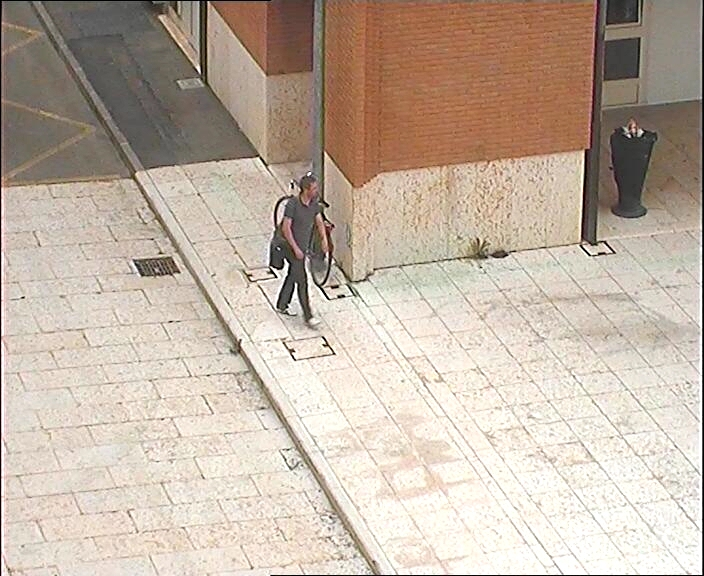
#> input picture img/test1.jpg, 704 x 576 px; its folder holds only this picture in this run
$ python evaluation.py   (Python 2 division)   (older library calls are emulated)
#> lines starting #> are read from the running program, lines starting #| are printed output that depends on the picture; after the words box and inside, x2 and y2 are one past the last pixel; in counts of white or black regions, pixels touching at a corner belong together
#!/usr/bin/env python
# -*- coding: utf-8 -*-
#
#  evaluation.py
#
#  Copyright 2014 Felipe Correa (https://github.com/felipecorrea)
#
#  This program is free software; you can redistribute it and/or modify
#  it under the terms of the GNU General Public License as published by
#  the Free Software Foundation; either version 2 of the License, or
#  (at your option) any later version.
#
#  This program is distributed in the hope that it will be useful,
#  but WITHOUT ANY WARRANTY; without even the implied warranty of
#  MERCHANTABILITY or FITNESS FOR A PARTICULAR PURPOSE.  See the
#  GNU General Public License for more details.
#
#  You should have received a copy of the GNU General Public License
#  along with this program; if not, write to the Free Software
#  Foundation, Inc., 51 Franklin Street, Fifth Floor, Boston,
#  MA 02110-1301, USA.
#
#

import glob
import cv2
import cv
import sys
import numpy as np
from matplotlib import pyplot as plt
######################################

def normalize_grayimage(image):
	image = cv2.equalizeHist(image)
	#cv2.imshow("Equalized img", image)

	return image


def main():
	#Values for statistical evaluation
	num_ppl = 0
	num_pos_detections = 0
	num_false_positivos = 0
	num_false_negatives = 0

	#IMG PATHS
	images = glob.glob("img/*.jpg")
	print images
	for filename in images:
		imagePath = filename
		cascPath = "cascades/haarcascade_pedestrian.xml"

		pplCascade = cv2.CascadeClassifier(cascPath)
		image = cv2.imread(imagePath)
#> image is the input picture: shape (576, 704, 3); mean B, G, R 164.2, 178.8, 194.1
		gray = cv2.cvtColor(image, cv2.COLOR_BGR2GRAY)
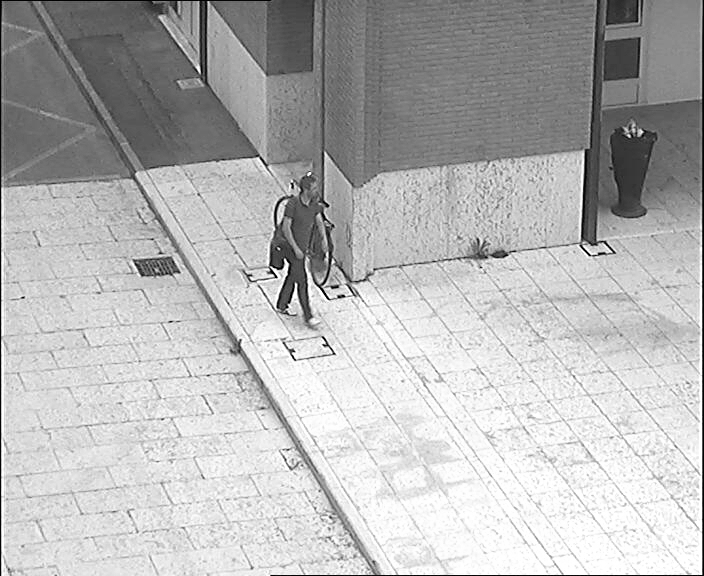
#> gray: shape (576, 704); min 0, max 255, mean 181.7

		#gray = normalize_grayimage(gray)

		pedestrians = pplCascade.detectMultiScale(
			gray,
			scaleFactor=1.2,
			minNeighbors=10,
			minSize=(32,96),
			flags = cv2.cv.CV_HAAR_SCALE_IMAGE
		)
#> pedestrians = [[596, 73, 60, 170], [272, 163, 62, 174]]

		print "Found {0} ppl!".format(len(pedestrians))
#| Found 2 ppl!


		#Draw a rectangle around the detected objects
		for (x, y, w, h) in pedestrians:
			cv2.rectangle(image, (x, y), (x+w, y+h), (0, 255, 0), 2)
#> this loop made 2 passes
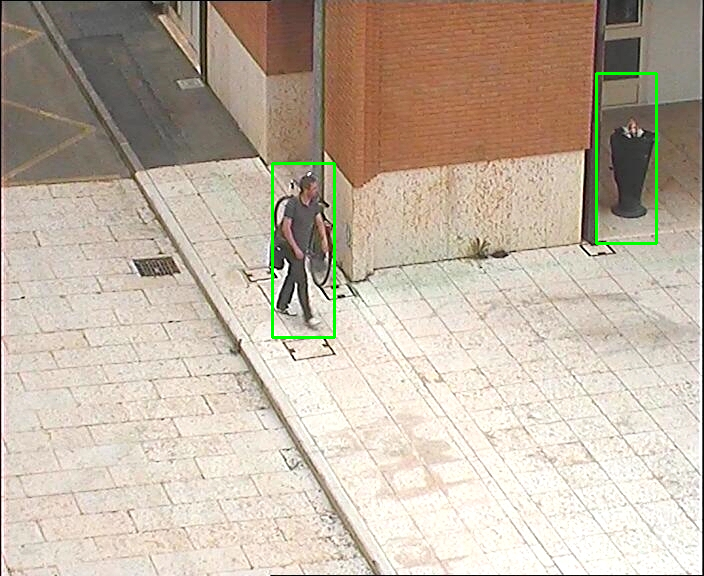
#> image: shape (576, 704, 3); 0.69% of pixels changed, all inside (x1, y1, x2, y2) = (271, 72, 658, 339)


		outputname = "testoutput/output_"+filename.split("/")[1]
		cv2.imwrite(outputname, image)
		#cv2.imshow("Ppl found", image)
		#cv2.waitKey(0)

	return 0


if __name__ == '__main__':
	main()

$ run again, on img/video0024.jpg
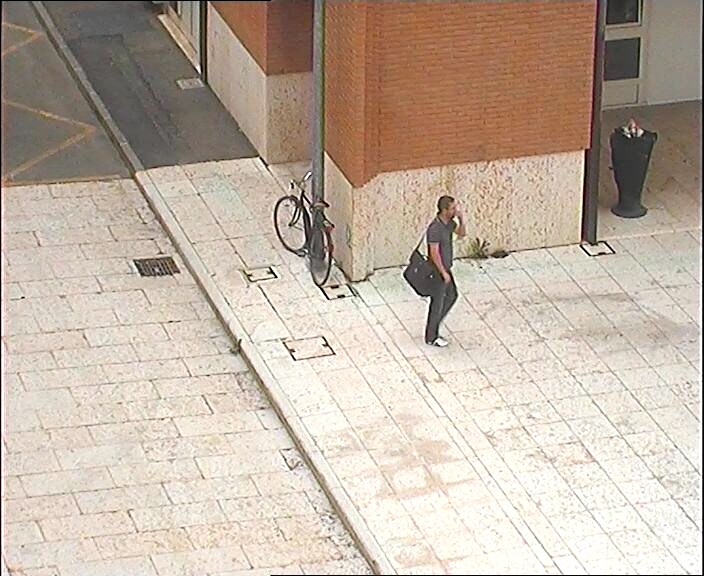
#> input picture img/video0024.jpg, 704 x 576 px
#> in main, image is the input picture: shape (576, 704, 3); mean B, G, R 163.8, 178.1, 193.4
#> in main, `gray = cv2.cvtColor(image, cv2.COLOR_BGR2GRAY)`:
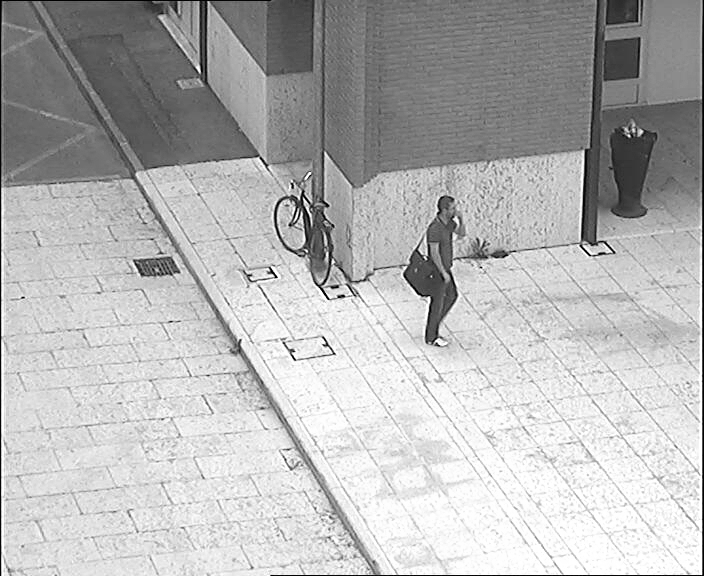
#> gray: shape (576, 704); min 0, max 255, mean 181.1
#> pedestrians = [[595, 71, 63, 177], [400, 185, 69, 194]]
#| Found 2 ppl!
#> the loop in main, `for (x, y, w, h) in pedestrians:` made 2 passes
#> after the loop in main, `for (x, y, w, h) in pedestrians:`:
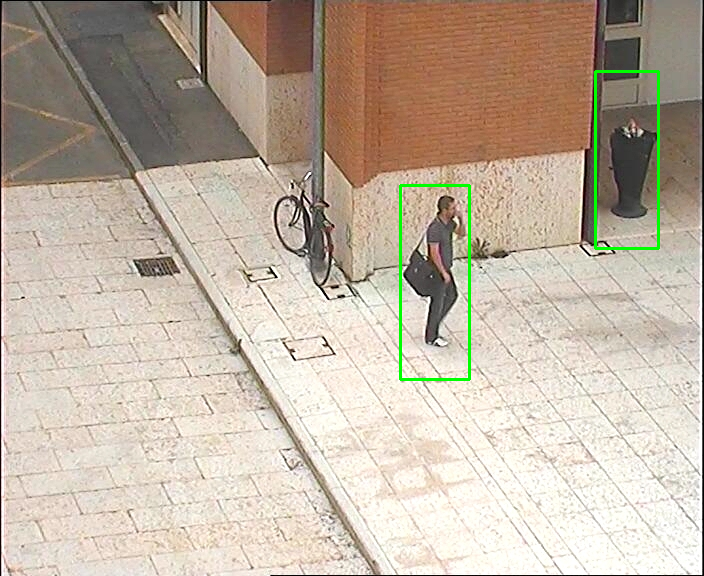
#> image: shape (576, 704, 3); 0.74% of pixels changed, all inside (x1, y1, x2, y2) = (399, 70, 660, 381)

$ run again, on img/test2.jpg
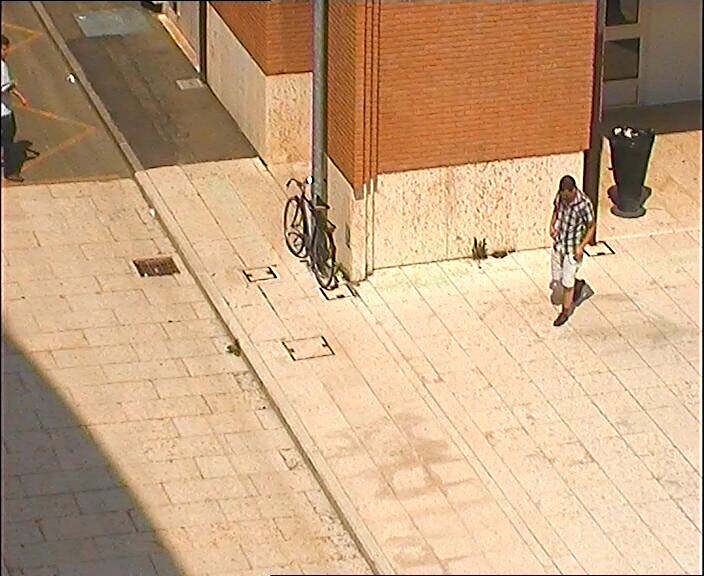
#> input picture img/test2.jpg, 704 x 576 px
#> in main, image is the input picture: shape (576, 704, 3); mean B, G, R 130, 164.5, 198.6
#> in main, `gray = cv2.cvtColor(image, cv2.COLOR_BGR2GRAY)`:
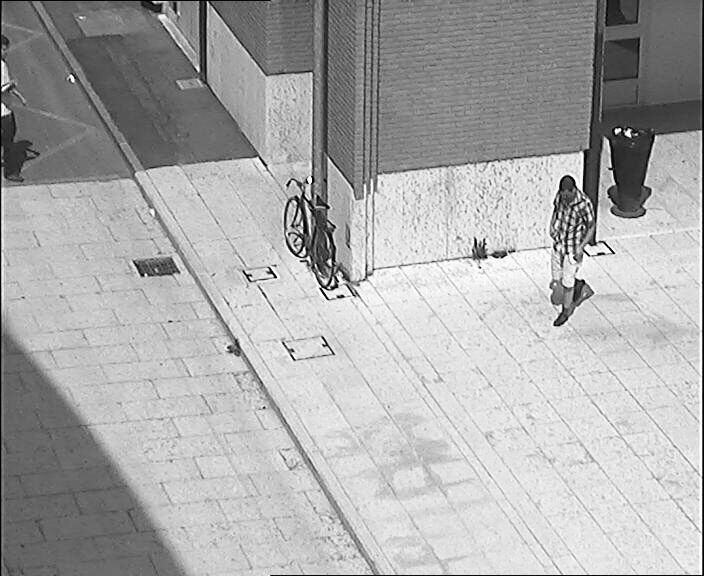
#> gray: shape (576, 704); min 0, max 255, mean 170.8
#> pedestrians = [[296, 174, 52, 146], [599, 101, 57, 161]]
#| Found 2 ppl!
#> the loop in main, `for (x, y, w, h) in pedestrians:` made 2 passes
#> after the loop in main, `for (x, y, w, h) in pedestrians:`:
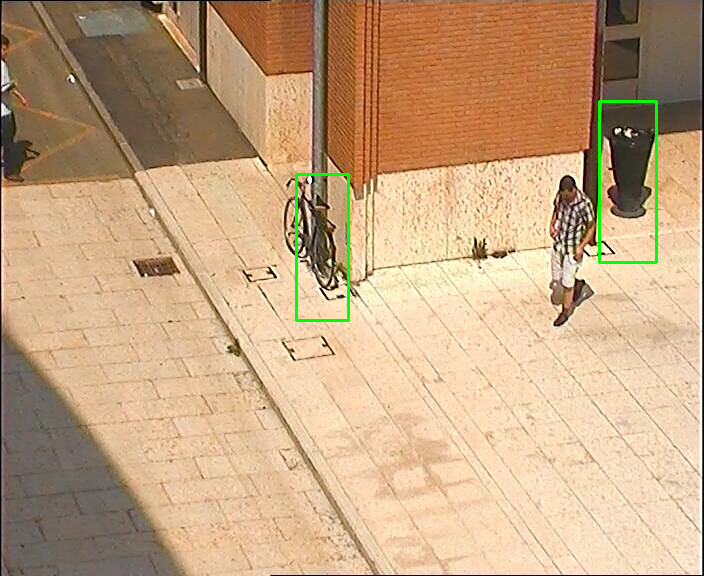
#> image: shape (576, 704, 3); 0.61% of pixels changed, all inside (x1, y1, x2, y2) = (295, 100, 658, 322)
